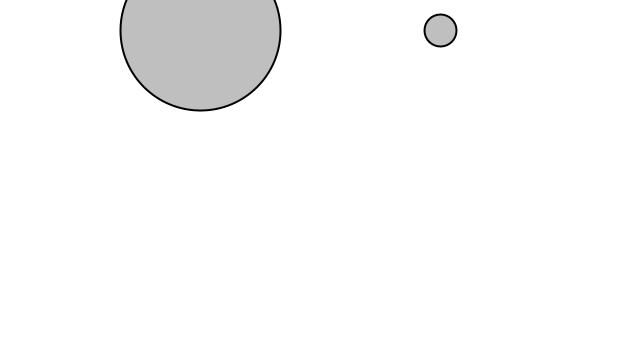
Frame 1 (no input)
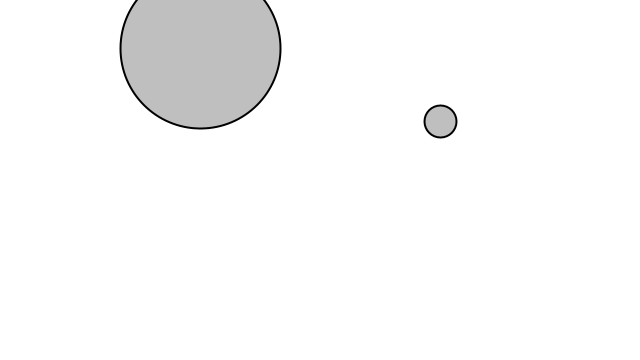
Frame 60 (the mouse pressed at the canvas centre just before this capture)
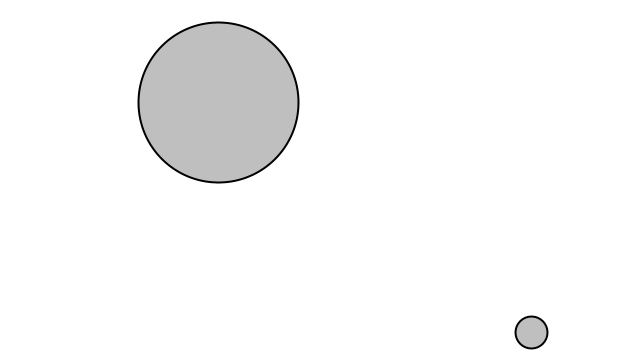
Frame 120 (the mouse held since frame 60 and released just before this capture)

The Processing sketch that drew these frames (run headless with seeded random() and noise(); from frame 60 on, the mouse is pressed at the canvas centre):

// Processing sketch: Example_2_2_Forces_Acting_On_Two_Objects
// ── Example_2_2_Forces_Acting_On_Two_Objects.pde
// The Nature of Code
// Daniel Shiffman
// http://natureofcode.com

Mover moverA;
Mover moverB;

void setup() {
  size(640, 360);
  // A large Mover on the left side of the window
  moverA = new Mover(200, 30, 10);
  // A smaller Mover on the right side of the window
  moverB = new Mover(440, 30, 2);
  println("Click mouse to apply wind force.");
}

void draw() {
  background(255);

  PVector gravity = new PVector(0, 0.1);
  moverA.applyForce(gravity);
  moverB.applyForce(gravity);

  if (mousePressed) {
    PVector wind = new PVector(0.1, 0);
    moverA.applyForce(wind);
    moverB.applyForce(wind);
  }

  moverA.update();
  moverA.show();
  moverA.checkEdges();

  moverB.update();
  moverB.show();
  moverB.checkEdges();
}

// ── Mover.pde
// The Nature of Code
// Daniel Shiffman
// http://natureofcode.com

class Mover {
  float mass;
  PVector position, velocity, acceleration;
  
  Mover(float x, float y, float m) {
    this.mass = m;
    this.position = new PVector(x, y);
    this.velocity = new PVector(0, 0);
    this.acceleration = new PVector(0, 0);
  }

  void applyForce(PVector force) {
    PVector f = PVector.div(force, this.mass);
    this.acceleration.add(f);
  }

  void update() {
    this.velocity.add(this.acceleration);
    this.position.add(this.velocity);
    this.acceleration.mult(0);
  }

  void show() {
    stroke(0);
    strokeWeight(2);
    fill(127, 127);
    circle(this.position.x, this.position.y, this.mass * 16);
  }

  void checkEdges() {
    if (this.position.x > width) {
      this.position.x = width;
      this.velocity.x *= -1;
    } else if (this.position.x < 0) {
      this.velocity.x *= -1;
      this.position.x = 0;
    }
    if (this.position.y > height) {
      this.velocity.y *= -1;
      this.position.y = height;
    }
  }
}
